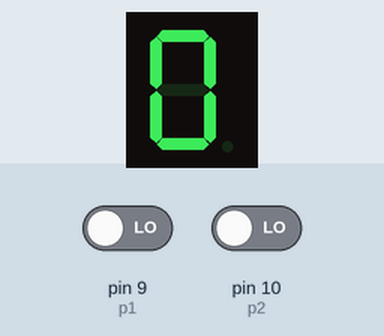
Simulated run of this sketch. Board: Arduino Uno, built with avr-gcc and run on an emulated ATmega328P. On the bench: 1-digit seven-segment display. Wiring (inferred from the names in the program): 1-digit 7-segment display, segments lit when HIGH: segments pin 2, pin 3, pin 4, pin 5, pin 6, pin 7, pin 8. Inputs (shaded band) come from the test bench; at power-on: pin 9 (p1) LOW, pin 10 (p2) LOW. The segment pins are drawn as the display they are named for.

Above: at 1.2 s.
1.3 s: pin 9 (p1) driven HIGH
At 1.47 s:
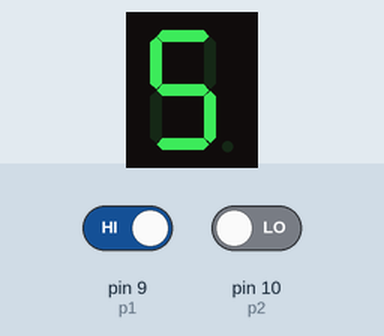
4.3 s: pin 10 (p2) driven HIGH
7.3 s: pin 9 (p1) driven LOW
At 7.47 s:
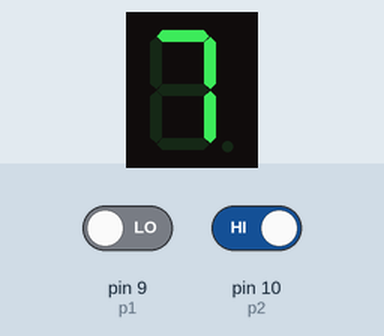
10.3 s: pin 10 (p2) driven LOW
13.3 s: pin 9 (p1) driven HIGH
At 14.07 s:
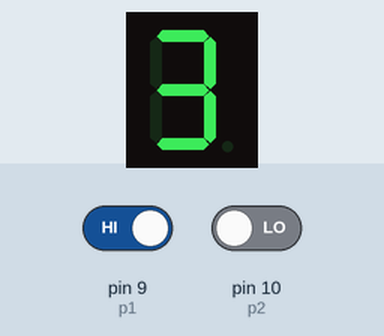
16.3 s: pin 10 (p2) driven HIGH
Timing chart, 0 to 19.3 s (numbered marks = the images above; inputs shaded):
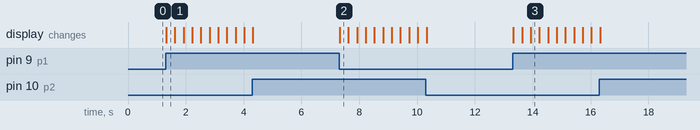

Measured:
- after the input at 1.3 s, the display: changes at once (image 1)
- after the input at 7.3 s, the display: changes at once (image 2)
- after the input at 13.3 s, the display: first changes at once (image 3 shows a later state)

The sketch:

ej5.ino
```cpp
#define a 2
#define b 3
#define c 4
#define d 5
#define e 6
#define f 7
#define g 8
#define p1 9
#define p2 10
bool estadoAnteriorp1 = digitalRead(p1);
bool estadoAnteriorp2 = digitalRead(p2);

void disp7seg(int n) {
  // se asegura de que todos los pines estén en 0
  digitalWrite(a,0);
  digitalWrite(b,0);
  digitalWrite(c,0);
  digitalWrite(d,0);
  digitalWrite(e,0);
  digitalWrite(f,0);
  digitalWrite(g,0);

  if (n!=1 and n!=6) {
    digitalWrite(a,1);
  }
  if (n!=5 and n!=6) {
    digitalWrite(b,1);
  }
  if (n!=2) {
    digitalWrite(c,1);
  }
  if (n!=1 and n!=4 and n!=7 and n!=9) {
    digitalWrite(d,1);
  }
  if (n!=1 and n!=3 and n!=4 and n!=5 and n!=7 and n!=9) {
    digitalWrite(e,1);
  }
  if (n!=1 and n!=2 and n!=3 and n!=7){
    digitalWrite(f,1);
  }
  if (n!= 0 and n!=1 and n!=7) {
    digitalWrite(g,1);
  }
}

void setup(){
  pinMode(p1,INPUT);
  pinMode(a,OUTPUT);
  pinMode(b,OUTPUT);
  pinMode(c,OUTPUT);
  pinMode(d,OUTPUT);
  pinMode(e,OUTPUT);
  pinMode(f,OUTPUT);
  pinMode(g,OUTPUT);
}
int i = 0;

void loop() {
  bool estadop1 = digitalRead(p1);
  bool estadop2 = digitalRead(p2);

  if (estadop1 and !estadoAnteriorp1) {
    if (i<9) {
      i++;
    } else {
      i = 0;
  } }
  disp7seg(i);

  if (estadop2 and !estadoAnteriorp2) {
    if (i>0) {
      i--;
    } else {
      i=9;
  }
  disp7seg(i);
}
}
```
